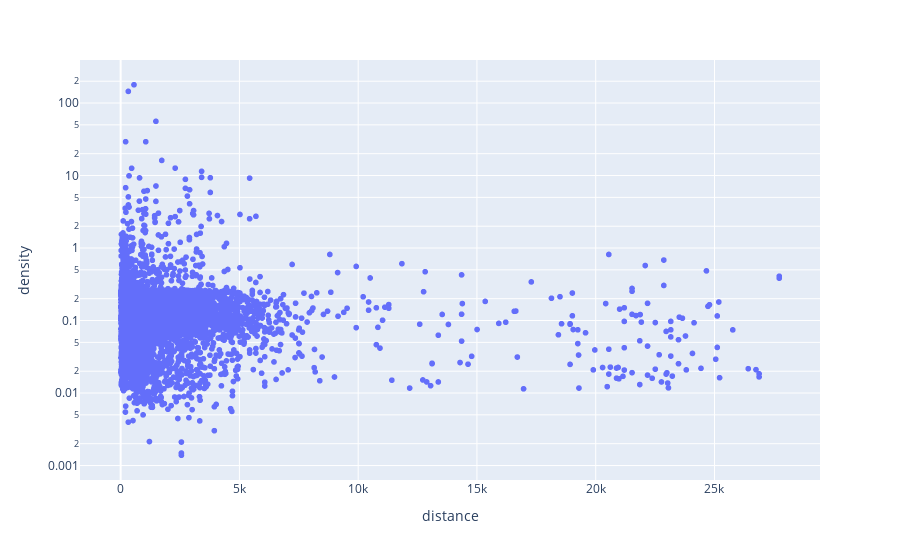

The code cell stored with this chart in its notebook:
### Code cell
px.scatter(data_frame=exoplanet_df, x="distance", y="density", log_y = True)

### Figure 1 — Plotly figure (JSON) as saved in the notebook; plotly's stock layout.template omitted (floating-point values rounded to 4 significant figures; data arrays with more than 128 entries replaced by an {"elided": "..."} marker saying what was removed)
{"data": [{"hovertemplate": "distance=%{x}<br>density=%{y}<extra></extra>", "legendgroup": "", "marker": {"color": "#636efa", "symbol": "circle"}, "mode": "markers", "name": "", "showlegend": false, "type": "scattergl", "x": {"elided": "5250 int values"}, "xaxis": "x", "y": {"elided": "5250 float values"}, "yaxis": "y"}], "layout": {"legend": {"tracegroupgap": 0}, "margin": {"t": 60}, "xaxis": {"anchor": "y", "domain": [0, 1], "title": {"text": "distance"}}, "yaxis": {"anchor": "x", "domain": [0, 1], "title": {"text": "density"}, "type": "log"}}}
